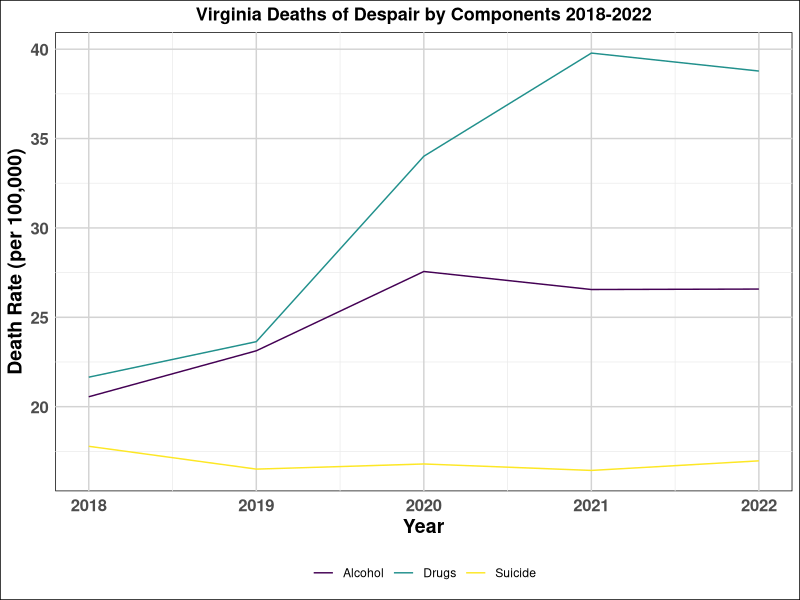

Write the R code that produced this figure.
library(readr)
library(dplyr)
library(viridis)
library(ggplot2)
library(readxl)
library(here)

#import dataset
merged_state_death <- read_excel(here("Data/raw_data/MCOD 18-22 BY STATE","merged_state_death.xlsx"))

# Create summary data frame
merged_state_death_1822 <- merged_state_death %>%
  filter(State == "Virginia")%>%
  mutate(
    alcohol_deaths = as.numeric(alcohol_deaths),
    drugs_deaths = as.numeric(drugs_deaths),
    suicide_deaths = as.numeric(suicide_deaths),
    Population = as.numeric(Population))%>%
  mutate(alcohol_death_rate = alcohol_deaths/Population*100000,
         drugs_death_rate = drugs_deaths/Population *100000,
         suicide_death_rate = suicide_deaths/Population*100000)

ggplot(merged_state_death_1822, aes(x = Year, y = alcohol_death_rate, color = "Alcohol")) +
  geom_line() +
  geom_line(aes(y = drugs_death_rate, color = "Drugs")) +
  geom_line(aes(y = suicide_death_rate, color = "Suicide")) +
  scale_color_viridis_d() +  # Use discrete colors from viridis
  labs(
    title = "Virginia Deaths of Despair by Components 2018-2022",
    x = "Year",
    y = "Death Rate (per 100,000)"
  ) +
  theme_minimal() +
  theme(
    plot.title = element_text(size = 13, face = "bold", hjust = 0.5),
    axis.title.x = element_text(size = 14, face = "bold"),
    axis.title.y = element_text(size = 14, face = "bold"),
    axis.text = element_text(size = 12, face = "bold"),
    panel.grid.major = element_line(color = "lightgray", size = 0.5),
    panel.background = element_rect(fill = "white"),
    plot.background = element_rect(fill = "white"),
    legend.title = element_blank(),
    legend.position = "bottom"
  )
